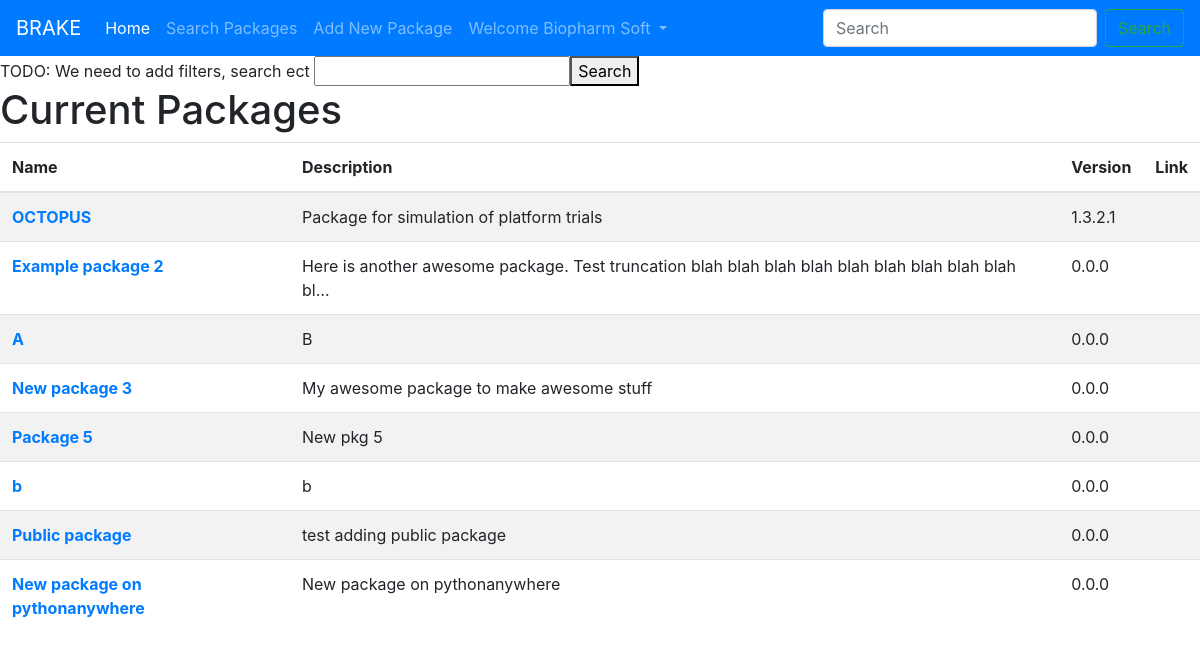
The page /CurrentPackages/ (signed in) on the database its author committed.
### brake_secure/models.py (models this page shows, shortened)
class RPack( models.Model ):
    created = models.DateTimeField( auto_now_add=True)  # This is the date the record was added and is not something we can change, set automatically
    name = models.CharField( max_length = 100)
    description = models.TextField( blank = True )
    autor = models.TextField( blank = True )
    maintainer = models.TextField( blank = True )
    keywords = models.TextField( blank = True )
    cranLink = models.URLField( blank = True )
    website = models.URLField( blank = True )
    versionMajor = models.IntegerField( default = 0 )
    versionMinor =  models.IntegerField(  default = 0)
    versionPatch = models.IntegerField( default = 0 )
    versionBuild = models.IntegerField( default = 0)
    approved = models.BooleanField(  default = False)                     # Whenever a new package is added somone needs to reveiw and approve
    user = models.ForeignKey( User, on_delete= models.CASCADE ) # User that the package belongs do in this system, eg the owner of this recor
    last_version_date = models.DateTimeField( null=True, blank = True)
    def versionString( self ):
        if self.versionBuild == 0:
            strBuild = ""
        else:
            strBuild = ".%s" % ( self.versionBuild)
        strVersion = "%s.%s.%s%s" % ( self.versionMajor, self.versionMinor, self.versionPatch,strBuild)
        return strVersion

### brake_web/views.py (the view)
# urls.py: path( 'CurrentPackages/', brake_web_views.CurrentPackages, name='CurrentPackages'),
def CurrentPackages(request):
    packages = RPack.objects.all()
    return render( request, 'brake_web/CurrentPackages.html', {'packages':packages})

### brake_web/templates/brake_web/CurrentPackages.html (shortened to what this page needs)
{% extends 'brake_web/base.html'%}
{% block content %}
TODO: We need to add filters, search ect
<input type="text" ></input><button type = "submit">Search</button>
<h1>Current Packages</h1>
<table class="table table-striped">
  <thead>
    <tr>
      <th scope="col">Name</th>
      <th scope="col">Description</th>
      <th scope="col">Version</th>
      <th scope="col">Link</th>
    </tr>
  </thead>
  <tbody>
    {% for pkg in packages %}
      <tr>
        <th scope="row"><a href = "{% url 'ViewPackage' pkg.id %}">{{pkg.name}}</a></th>
        <td>{{pkg.description|truncatechars:100 }}</td>
        <td> {{ pkg.versionString }}</td>
        <td> </td>
      </tr>
    {% endfor %}
  </tbody>
</table>
{% endblock %}

### brake_web/templates/brake_web/base.html (shortened to what this page needs)
<!doctype html>
<html lang="en">
  <head>
    <link rel="stylesheet" href="https://stackpath.bootstrapcdn.com/bootstrap/4.5.0/css/bootstrap.min.css">
  </head>
  <body>
    <nav class="navbar navbar-expand-lg navbar-dark bg-primary">
  <a class="navbar-brand" href="#">BRAKE</a>
  <div class="collapse navbar-collapse" id="navbarSupportedContent">
    <ul class="navbar-nav mr-auto">
      <li class="nav-item active">
        <a class="nav-link" href="../">Home <span class="sr-only">(current)</span></a>
      </li>
      <li class="nav-item">
        <a class="nav-link" href="/CurrentPackages">Search Packages</a>
      </li>
      <li class="nav-item">
        <a class="nav-link" href="/AddNewPackage">Add New Package</a>
      </li>
      {% if user.is_authenticated %}
            <li class="nav-item dropdown">
              <a class="nav-link dropdown-toggle" href="#" id="navbarDropdown" role="button" data-toggle="dropdown" aria-haspopup="true" aria-expanded="false">
                Welcome {{ user.first_name }}
              </a>
             </li>
      {% endif %}
    </ul>
    <form class="form-inline my-2 my-lg-0">
      <input class="form-control mr-sm-2" type="search" placeholder="Search" aria-label="Search">
      <button class="btn btn-outline-success my-2 my-sm-0" type="submit">Search</button>
    </form>
  </div>
</nav>
    {% block content %}{% endblock %}
  </body>
</html>

### rows shown on the page
RPack: name "OCTOPUS", description "Package for simulation of platform trials", versionString "1.3.2.1"
RPack: name "Example package 2", description "Here is another awesome package. Test truncation blah blah blah blah blah blah blah blah blah bl…", versionString "0.0.0"
RPack: name "A", description "B", versionString "0.0.0"
RPack: name "New package 3", description "My awesome package to make awesome stuff", versionString "0.0.0"
RPack: name "Package 5", description "New pkg 5", versionString "0.0.0"
RPack: name "b", description "b", versionString "0.0.0"
RPack: name "Public package", description "test adding public package", versionString "0.0.0"
RPack: name "New package on pythonanywhere", description "New package on pythonanywhere", versionString "0.0.0"

### other values the page prints
{{ user.first_name }} "Biopharm Soft"
